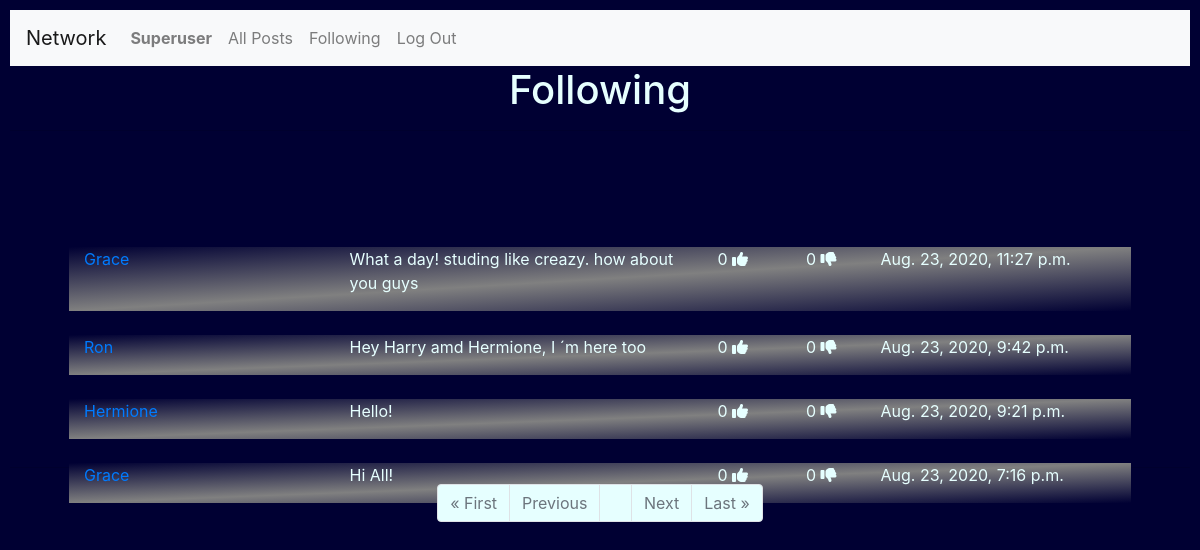
The app's page /following (signed in), older data.
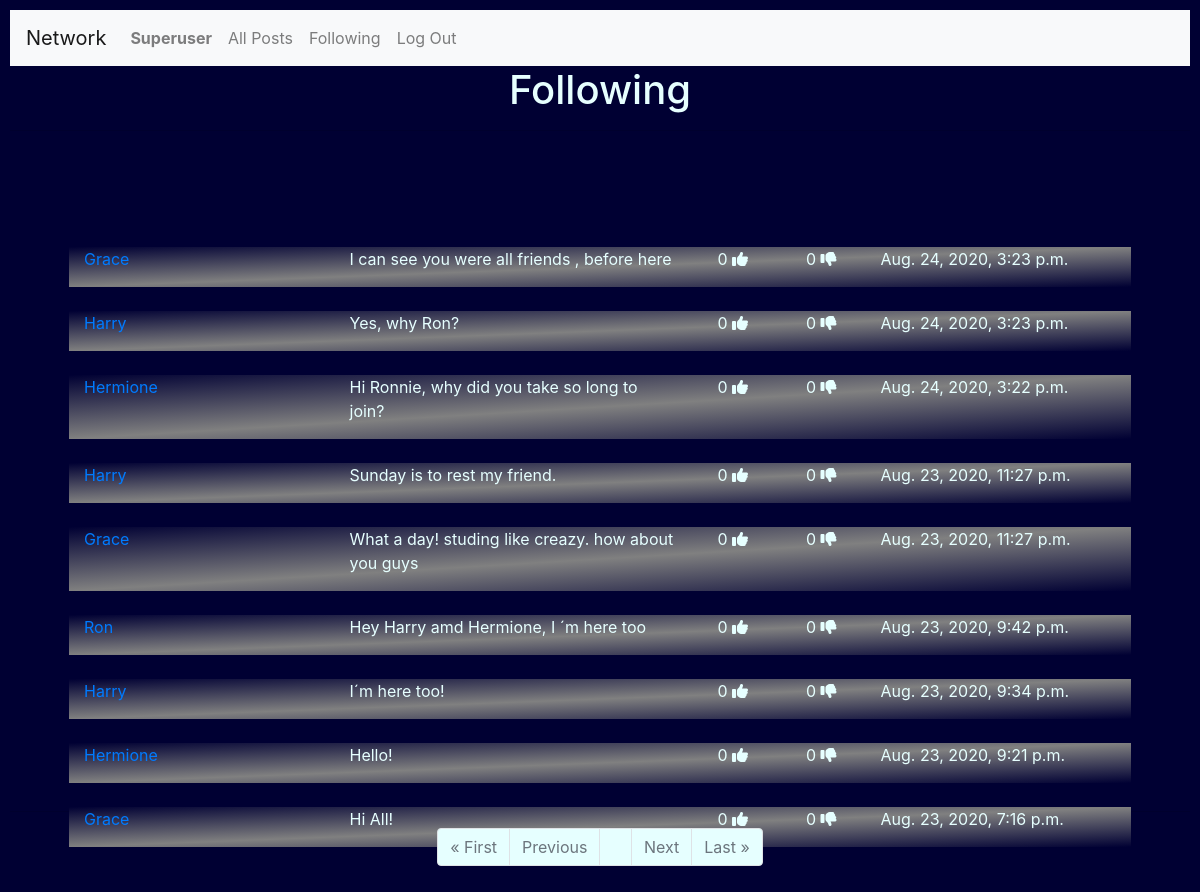
The same page, newer data.
### network/models.py (models this page shows, shortened)
class Posts(models.Model):
    User = models.ForeignKey('User', on_delete = models.CASCADE)
    Post = models.TextField(max_length=255)
    Date = models.DateTimeField(auto_now_add=True)
    Likes = models.IntegerField(blank=True, null=True)
    Unlikes = models.IntegerField(blank=True, null=True)

class User(AbstractUser):
    pass

### network/views.py (the view)
# urls.py: path("following", views.following_view, name="following"),
@login_required
def following_view(request):
    FPL = []
    profile= []
    following = []
    posts = []
    postchoose = []
    if request.user.is_authenticated:
          posts = Posts.objects.all().order_by('-Date')
          user = request.user.id
          username = request.user.username
          seguindo = Profile.objects.filter(Follower=user)
          print(user, username )
          for row in posts:
              for s in seguindo:
                  if row.User == s.User:
                      FPL.append(row)
          paginator = Paginator(FPL, 10)
          page_number = request.GET.get('page')
          page_itens = paginator.get_page(page_number)
          print("FOLLOWING PAGE")
          print(paginator.count , paginator.num_pages )
          print(page_itens)
    else:
        context={
            "Message": "Please Login or join our Network",
        }
        return render(request, "network/login.html", context)
    context = {
         "page_obj" : page_itens,
         "NewPostForm":NewPostForm(),
    }
    return render(request, "network/following.html", context)

### network/templates/network/following.html (shortened to what this page needs)
{% extends "network/layout.html" %}
{% load static %}
{% block body %}
  <h1>Following </h1>
  <hr>
{% if page_obj|length > 0 %}
        {% for F in page_obj %}
            <div class="container" style="width:90%; position:relative; top:100px;background-image: linear-gradient(to top left, #000033, gray,	 #000033 );">
                <div class="row"  width="1700px">
                    <div class="col-lg-3">
                        <p><a href= "{% url 'network:profile' F.User %}"  >  {{F.User |title}} </a>
                    </div>
                    <div class="col-lg-4">
                         <p> {{F.Post}} </p>
                    </div>
                    <div class="col-lg-1" style="text-align: center;">
                         {%if F.Likes == None%}
                             <p> 0 <i class="fas fa-thumbs-up"></i></p>
                         {% else %}
                              <p> {{ F.Likes }}  <i class="fas fa-thumbs-up"></i></p>
                         {% endif %}
                    </div>
                    <div class="col-lg-1" style="text-align: center;">
                         {%if F.Unlikes  == None%}
                              <p> 0  <i class="fas fa-thumbs-down"></i></p>
                         {% else %}
                              <p> {{ F.Unlikes }}  <i class="fas fa-thumbs-down"></i></p>
                          {% endif %}
                    </div>
                    <div class="col-lg-3">
                       <p> {{F.Date}} </p>
                    </div>
                </div>
            </div>
            <br>
        {% endfor %}
        <br>
        <hr>
        <form>
           <div class="container" >
              <ul class="pagination justify-content-center"  >
                  {% if page_obj.has_previous %}
                            <li class="page-item"><a href="?page=1" class="page-link" style="background-color:#e6ffff;">&laquo; First</a></li>
                            <li class="page-item"><a href="?page={{ page_obj.previous_page_number }}" class="page-link" style="background-color:#e6ffff;">Previous</a></li>
                  {% else %}
                        <li class="page-item disabled"><a class="page-link" style="background-color:#e6ffff;">&laquo; First</a></li>
                        <li class="page-item disabled"><a class="page-link" style="background-color:#e6ffff;">Previous</a></li>
                  {% endif %}
                  {% if page_obj.number %}
                        <li class="page-item"><a class="page-link" style="background-color:#e6ffff;">{{ page_obj.number }}</a></li>
                  {% else %}
                        <li class="page-item"><a class="page-link" style="background-color:#e6ffff;">0</a></li>
                  {% endif %}
                  {% if page_obj.has_next %}
                        <li class="page-item"><a href="?page={{ page_obj.next_page_number }}" class="page-link" style="background-color:#e6ffff;">Next</a></li>
                        <li class="page-item"><a href="?page={{ page_obj.paginator.num_pages }}" class="page-link" style="background-color:#e6ffff;">Last &raquo;</a></li>
                  {% else %}
                        <li class="page-item disabled"><a class="page-link" style="background-color:#e6ffff;">Next</a></li>
                        <li class="page-item disabled"><a class="page-link" style="background-color:#e6ffff;">Last &raquo;</a></li>
                  {% endif %}
            </ul>
          </div>
        </form>
    {% endif %}
    {% endblock %}

Row changes from the older to the newer data that the page shows:
added Posts: User "Grace", Post "I can see you were all friends , before here", shows "0", Date "Aug. 24, 2020, 3:23 p.m."
added Posts: User "Harry", Post "Yes, why Ron?", shows "0", Date "Aug. 24, 2020, 3:23 p.m."
added Posts: User "Hermione", Post "Hi Ronnie, why did you take so long to join?", shows "0", Date "Aug. 24, 2020, 3:22 p.m."
now on this page (row unchanged): Posts: User "Harry", Post "Sunday is to rest my friend.", shows "0", Date "Aug. 23, 2020, 11:27 p.m."
now on this page (row unchanged): Posts: User "Harry", Post "I´m here too!", shows "0", Date "Aug. 23, 2020, 9:34 p.m."
